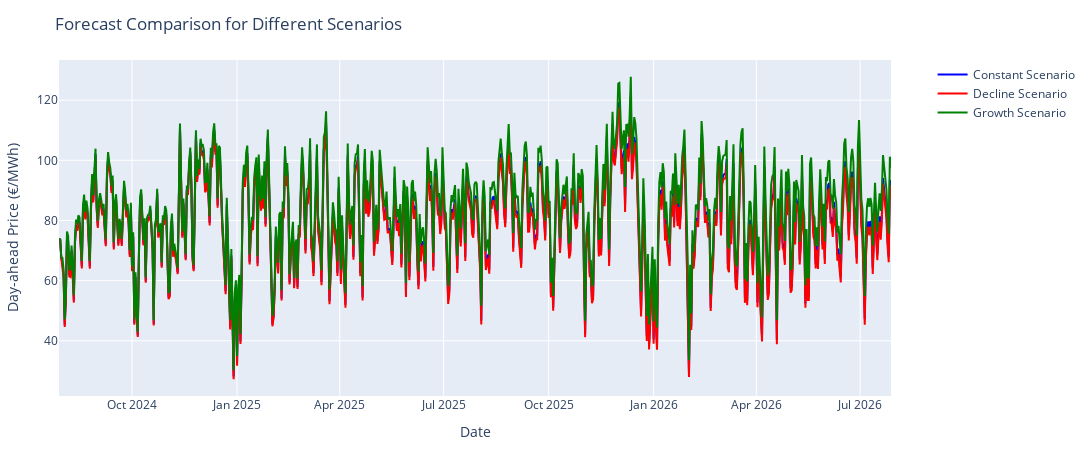

The notebook cell this image was saved under:
### Markdown cell above
## Plotting all results together

### Code cell
import pandas as pd
import plotly.graph_objs as go
import plotly.io as pio

# Load the CSV files
df_constant = pd.read_csv('prophet_results_constant.csv')
df_decline = pd.read_csv('prophet_results_decline.csv')
df_growth = pd.read_csv('prophet_results_growth.csv')

# Merge them on the 'ds' column
merged_df = df_constant.merge(
    df_decline, on='ds', suffixes=('_constant', '_decline'))
merged_df = merged_df.merge(df_growth, on='ds')
merged_df.rename(columns={'yhat': 'yhat_growth'}, inplace=True)

# Plot the results
trace_constant = go.Scatter(
    x=merged_df['ds'],
    y=merged_df['yhat_constant'],
    mode='lines',
    name='Constant Scenario',
    line=dict(color='blue')
)

trace_decline = go.Scatter(
    x=merged_df['ds'],
    y=merged_df['yhat_decline'],
    mode='lines',
    name='Decline Scenario',
    line=dict(color='red')
)

trace_growth = go.Scatter(
    x=merged_df['ds'],
    y=merged_df['yhat_growth'],
    mode='lines',
    name='Growth Scenario',
    line=dict(color='green')
)

# Create the figure and add the traces
fig = go.Figure()
fig.add_trace(trace_constant)
fig.add_trace(trace_decline)
fig.add_trace(trace_growth)

# Customize the layout
fig.update_layout(
    title='Forecast Comparison for Different Scenarios',
    xaxis_title='Date',
    yaxis_title='Day-ahead Price (€/MWh)',
    legend=dict(x=1.05, y=1),
    margin=dict(t=60, b=20, l=20, r=20),
    width=1200,
    height=450
)

# Show the plot
pio.show(fig)

# Save the plot as .png
pio.write_image(fig, 'forecast_comparison.png')

### Figure 1 — Plotly figure (JSON) as saved in the notebook; plotly's stock layout.template omitted (floating-point values rounded to 4 significant figures; data arrays with more than 128 entries replaced by an {"elided": "..."} marker saying what was removed)
{"data": [{"line": {"color": "blue"}, "mode": "lines", "name": "Constant Scenario", "type": "scatter", "x": {"elided": "730 str values"}, "y": {"elided": "730 float values"}}, {"line": {"color": "red"}, "mode": "lines", "name": "Decline Scenario", "type": "scatter", "x": {"elided": "730 str values"}, "y": {"elided": "730 float values"}}, {"line": {"color": "green"}, "mode": "lines", "name": "Growth Scenario", "type": "scatter", "x": {"elided": "730 str values"}, "y": {"elided": "730 float values"}}], "layout": {"height": 450, "legend": {"x": 1.05, "y": 1}, "margin": {"b": 20, "l": 20, "r": 20, "t": 60}, "title": {"text": "Forecast Comparison for Different Scenarios"}, "width": 1200, "xaxis": {"title": {"text": "Date"}}, "yaxis": {"title": {"text": "Day-ahead Price (€/MWh)"}}}}
